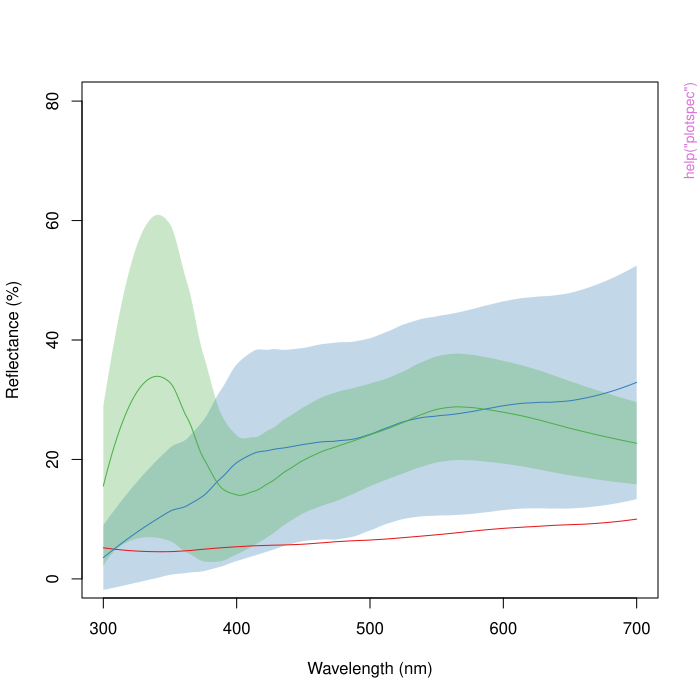

Here is the R script that generated this plot:
pkgname <- "colorspec"
source(file.path(R.home("share"), "R", "examples-header.R"))
options(warn = 1)
options(pager = "console")
base::assign(".ExTimings", "colorspec-Ex.timings", pos = 'CheckExEnv')
base::cat("name\tuser\tsystem\telapsed\n", file=base::get(".ExTimings", pos = 'CheckExEnv'))
base::assign(".format_ptime",
function(x) {
  if(!is.na(x[4L])) x[1L] <- x[1L] + x[4L]
  if(!is.na(x[5L])) x[2L] <- x[2L] + x[5L]
  options(OutDec = '.')
  format(x[1L:3L], digits = 7L)
},
pos = 'CheckExEnv')

### * </HEADER>
library('colorspec')

base::assign(".oldSearch", base::search(), pos = 'CheckExEnv')
base::assign(".old_wd", base::getwd(), pos = 'CheckExEnv')
cleanEx()
nameEx("fixspec")
### * fixspec

flush(stderr()); flush(stdout())

base::assign(".ptime", proc.time(), pos = "CheckExEnv")
### Name: fixspec
### Title: Spectral Data Processing
### Aliases: fixspec

### ** Examples

data(leptodactyla)
refletancias <- fixspec(leptodactyla)




base::assign(".dptime", (proc.time() - get(".ptime", pos = "CheckExEnv")), pos = "CheckExEnv")
base::cat("fixspec", base::get(".format_ptime", pos = 'CheckExEnv')(get(".dptime", pos = "CheckExEnv")), "\n", file=base::get(".ExTimings", pos = 'CheckExEnv'), append=TRUE, sep="\t")
cleanEx()
nameEx("plotspec")
### * plotspec

flush(stderr()); flush(stdout())

base::assign(".ptime", proc.time(), pos = "CheckExEnv")
### Name: plotspec
### Title: plot average spectra
### Aliases: plotspec

### ** Examples

#example 1 ## not run
data(leptodactyla)
refletancias <- fixspec(leptodactyla)
plotspec(leptodactyla, ylim = c(0, 80))




base::assign(".dptime", (proc.time() - get(".ptime", pos = "CheckExEnv")), pos = "CheckExEnv")
base::cat("plotspec", base::get(".format_ptime", pos = 'CheckExEnv')(get(".dptime", pos = "CheckExEnv")), "\n", file=base::get(".ExTimings", pos = 'CheckExEnv'), append=TRUE, sep="\t")
cleanEx()
nameEx("vis.bluetit")
### * vis.bluetit

flush(stderr()); flush(stdout())

base::assign(".ptime", proc.time(), pos = "CheckExEnv")
### Name: vis.bluetit
### Title: Bluetit Visual Modeling
### Aliases: vis.bluetit

### ** Examples

#example ## not run
data(leptodactyla)
leptodactyla <- fixspec(leptodactyla)
vis.bt <- vis.bluetit(leptodactyla, background = "X00_background", illum = "D65")




base::assign(".dptime", (proc.time() - get(".ptime", pos = "CheckExEnv")), pos = "CheckExEnv")
base::cat("vis.bluetit", base::get(".format_ptime", pos = 'CheckExEnv')(get(".dptime", pos = "CheckExEnv")), "\n", file=base::get(".ExTimings", pos = 'CheckExEnv'), append=TRUE, sep="\t")
cleanEx()
nameEx("vis.fiddler")
### * vis.fiddler

flush(stderr()); flush(stdout())

base::assign(".ptime", proc.time(), pos = "CheckExEnv")
### Name: vis.fiddler
### Title: Fiddler Crab Visual Modeling
### Aliases: vis.fiddler

### ** Examples

# Example usage:
data(leptodactyla)
vis.fiddler(leptodactyla, background = "X00_background", illum = "D65")

Example Usage:
data(leptodactyla)
vis.fiddler(leptodactyla, background = "X00_background", illum = "D65")




base::assign(".dptime", (proc.time() - get(".ptime", pos = "CheckExEnv")), pos = "CheckExEnv")
base::cat("vis.fiddler", base::get(".format_ptime", pos = 'CheckExEnv')(get(".dptime", pos = "CheckExEnv")), "\n", file=base::get(".ExTimings", pos = 'CheckExEnv'), append=TRUE, sep="\t")
cleanEx()
nameEx("vis.human.di")
### * vis.human.di

flush(stderr()); flush(stdout())

base::assign(".ptime", proc.time(), pos = "CheckExEnv")
### Name: vis.human.di
### Title: Calculate chromatic and achromatic contrasts for dichromatic
###   human vision
### Aliases: vis.human.di

### ** Examples

library(pavo)
# Generate example data
rspecdata <- data.frame(Wavelength = seq(300, 700, by = 10), Spectra = runif(41))
background <- "background_spectrum"
illum <- "D65"
# Calculate chromatic and achromatic contrasts
vis.human.di(rspecdata, background, illum)



base::assign(".dptime", (proc.time() - get(".ptime", pos = "CheckExEnv")), pos = "CheckExEnv")
base::cat("vis.human.di", base::get(".format_ptime", pos = 'CheckExEnv')(get(".dptime", pos = "CheckExEnv")), "\n", file=base::get(".ExTimings", pos = 'CheckExEnv'), append=TRUE, sep="\t")
cleanEx()
nameEx("vis.human.tri")
### * vis.human.tri

flush(stderr()); flush(stdout())

base::assign(".ptime", proc.time(), pos = "CheckExEnv")
### Name: vis.human.tri
### Title: Calculate chromatic and achromatic contrasts for trichromatic
###   human vision
### Aliases: vis.human.tri

### ** Examples

library(pavo)
# Generate example data
rspecdata <- data.frame(Wavelength = seq(300, 700, by = 10), Spectra = runif(41))
background <- "background_spectrum"
illum <- "D65"
# Calculate chromatic and achromatic contrasts
vis.human.tri(rspecdata, background, illum)




base::assign(".dptime", (proc.time() - get(".ptime", pos = "CheckExEnv")), pos = "CheckExEnv")
base::cat("vis.human.tri", base::get(".format_ptime", pos = 'CheckExEnv')(get(".dptime", pos = "CheckExEnv")), "\n", file=base::get(".ExTimings", pos = 'CheckExEnv'), append=TRUE, sep="\t")
cleanEx()
nameEx("vis.peafowl")
### * vis.peafowl

flush(stderr()); flush(stdout())

base::assign(".ptime", proc.time(), pos = "CheckExEnv")
### Name: vis.peafowl
### Title: Peafowl Visual Model
### Aliases: vis.peafowl

### ** Examples

#example ## not run
data(leptodactyla)
leptodactyla <- fixspec(leptodactyla)
vis.peafowl <- vis.peafowl(leptodactyla, background = "X00_background", illum = "D65")




base::assign(".dptime", (proc.time() - get(".ptime", pos = "CheckExEnv")), pos = "CheckExEnv")
base::cat("vis.peafowl", base::get(".format_ptime", pos = 'CheckExEnv')(get(".dptime", pos = "CheckExEnv")), "\n", file=base::get(".ExTimings", pos = 'CheckExEnv'), append=TRUE, sep="\t")
cleanEx()
nameEx("vis.podarcis")
### * vis.podarcis

flush(stderr()); flush(stdout())

base::assign(".ptime", proc.time(), pos = "CheckExEnv")
### Name: vis.podarcis
### Title: Podarcis vismodel
### Aliases: vis.podarcis

### ** Examples

# Example ## not run
data(leptodactyla)
leptodactyla <- fixspec(leptodactyla)
vis.podarcis <- vis.podarcis(leptodactyla, background = "X00_background", illum = "D65")




base::assign(".dptime", (proc.time() - get(".ptime", pos = "CheckExEnv")), pos = "CheckExEnv")
base::cat("vis.podarcis", base::get(".format_ptime", pos = 'CheckExEnv')(get(".dptime", pos = "CheckExEnv")), "\n", file=base::get(".ExTimings", pos = 'CheckExEnv'), append=TRUE, sep="\t")
### * <FOOTER>
###
cleanEx()
options(digits = 7L)
base::cat("Time elapsed: ", proc.time() - base::get("ptime", pos = 'CheckExEnv'),"\n")
grDevices::dev.off()
###
### Local variables: ***
### mode: outline-minor ***
### outline-regexp: "\\(> \\)?### [*]+" ***
### End: ***
quit('no')
